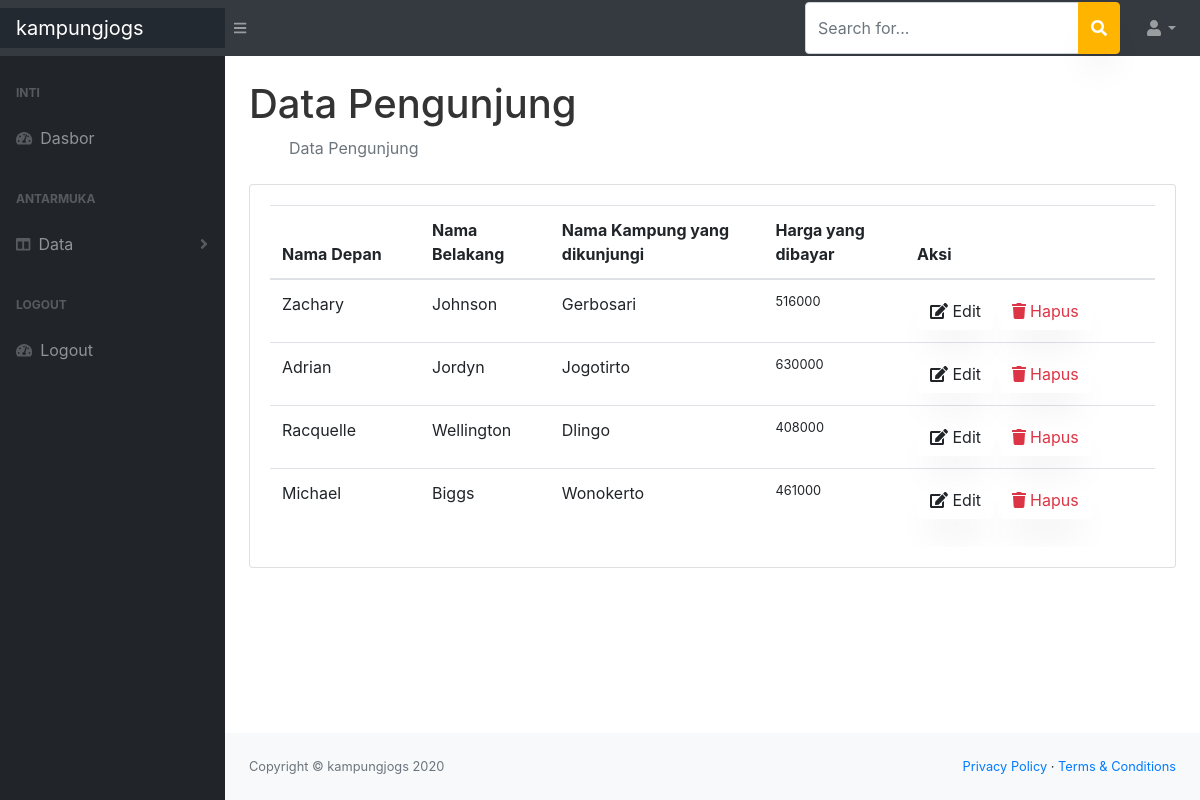
Page /index.php/admin/users on the committed database.
### tables this page shows
CREATE TABLE `user` (
  `id` int(11) NOT NULL,
  `namadepan` varchar(50) NOT NULL,
  `namabelakang` varchar(50) NOT NULL,
  `namakampung` varchar(50) NOT NULL,
  `harga` int(11) NOT NULL
);

### application/controllers/admin/Users.php (called while the page is built, shortened)
<?php
class Users extends CI_Controller
{
    public function __construct()
    {
        $this->load->model("user_model");
        $this->load->library('form_validation');
	}
    public function index()
    {
        $data["users"] = $this->user_model->getAll();
        $this->load->view("admin/user/list", $data);
    }
}
?>

### index.php (called while the page is built, shortened)
<?php
require_once BASEPATH.'core/CodeIgniter.php';

### application/models/User_model.php (called while the page is built, shortened)
<?php defined('BASEPATH') OR exit('No direct script access allowed');
class User_model extends CI_Model
{
    private $_table = "user";
    public function getAll()
    {
        return $this->db->get($this->_table)->result();
    }
}
?>

### application/views/admin/user/list.php (the view, shortened to what this page needs)
<!DOCTYPE html>
<html lang="en">
    <head>
    </head>
    <body class="sb-nav-fixed">
        <div id="layoutSidenav">
            <div id="layoutSidenav_content">
                <main>
                    <div class="container-fluid">
                        <h1 class="mt-4">Data Pengunjung</h1>
                        <ol class="bre adcrumb mb-4">
                            <li class="breadcrumb-item active">Data Pengunjung</li>
                        </ol>
						<div class="card mb-3">
					<div class="card-body">
						<div class="table-responsive">
							<table class="table table-hover" id="dataTable" width="100%" cellspacing="0">
								<thead>
									<tr>
										<th>Nama Depan</th>
										<th>Nama Belakang</th>
										<th>Nama Kampung yang dikunjungi</th>
										<th>Harga yang dibayar</th>
										<th>Aksi</th>
									</tr>
								</thead>
								<tbody>
									<?php foreach ($users as $user): ?>
									<tr>
										<td width="150">
											<?php echo $user->namadepan ?>
										</td>
										<td>
											<?php echo $user->namabelakang ?>
										</td>
										<td>
											<?php echo $user->namakampung ?>
										</td>
										<td class="small">
											<?php echo $user->harga ?></td>
										<td width="250">
											<a href="<?php echo site_url('admin/users/edit/'.$user->id) ?>"
											class="btn btn-small"><i class="fas fa-edit"></i> Edit</a>
											<a href="<?php echo site_url('admin/users/hapus/'.$user->id) ?>"
											class="btn btn-small text-danger"><i class="fas fa-trash"></i> Hapus</a>
										</td>
									</tr>
									<?php endforeach; ?>
								</tbody>
							</table>
						</div>
					</div>
				</div>
                    </div>
                </main>
            </div>
        </div>
    </body>
</html>

### rows in the picture
user: namadepan "Zachary", namabelakang "Johnson", namakampung "Gerbosari", harga "516000"
user: namadepan "Adrian", namabelakang "Jordyn", namakampung "Jogotirto", harga "630000"
user: namadepan "Racquelle", namabelakang "Wellington", namakampung "Dlingo", harga "408000"
user: namadepan "Michael", namabelakang "Biggs", namakampung "Wonokerto", harga "461000"

### other values in the picture
SITE_NAME "kampungjogs"
Date('Y') "2020"
